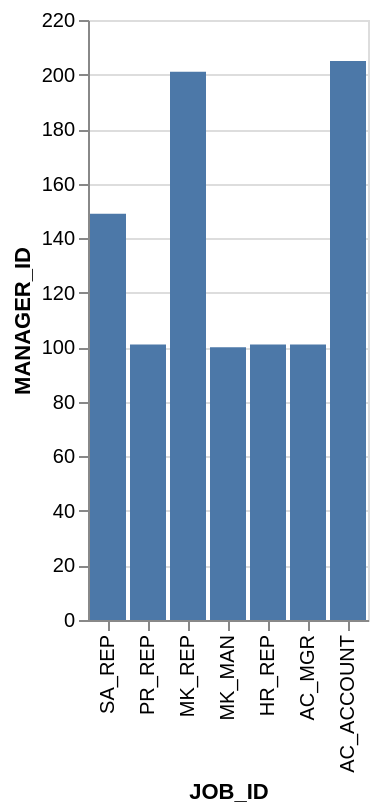

Vega-Lite specification for this chart:
### Vega-Lite specification from a JSON file in a GitHub repository (floating-point values rounded to 4 significant figures)
{"data": {"values": [{"x_data": "SA_REP", "y_data": 149}, {"x_data": "PR_REP", "y_data": 101}, {"x_data": "MK_REP", "y_data": 201}, {"x_data": "MK_MAN", "y_data": 100}, {"x_data": "HR_REP", "y_data": 101}, {"x_data": "AC_MGR", "y_data": 101}, {"x_data": "AC_ACCOUNT", "y_data": 205}]}, "mark": "bar", "encoding": {"x": {"field": "x_data", "type": "nominal", "title": "JOB_ID", "sort": "descending"}, "y": {"field": "y_data", "type": "quantitative", "title": "MANAGER_ID"}}}
